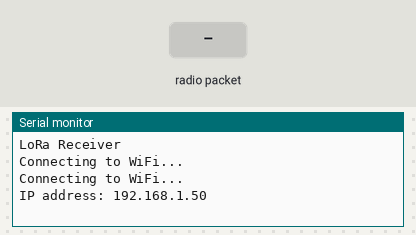
Simulated run of this program. Board: ESP8266 (NodeMCU). On the bench: the last lines printed to the serial monitor. The inputs (shaded band) are chosen by the test bench. WiFi joins after 1.5 s; servers stay silent unless stated; storage starts empty; no radio packets arrive unless stated.

Above: at 3.2 s.
3.3 s: radio packet "1" arrives
At 4.1 s:
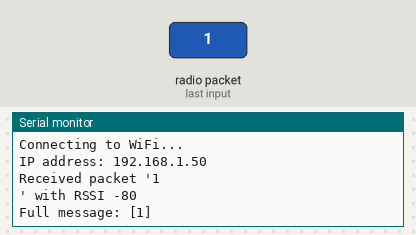
4.8 s: radio packet "0" arrives
At 5.3 s:
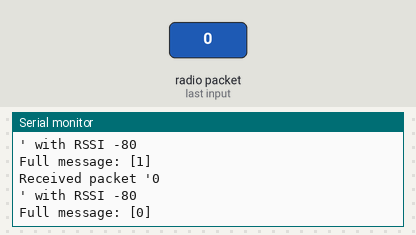

Measured:
- after the input at 3.3 s, the serial monitor: prints a new line at once (image 1)
- after the input at 4.8 s, the serial monitor: prints a new line at once (image 2)

The program:

main.cpp
```cpp
// Import required libraries
#include <ESP8266WiFi.h>
#include <ESPAsyncTCP.h>
#include <ESPAsyncWebServer.h>
#include <LittleFS.h>
#include <SPI.h>
#include <LoRa.h>
#include <string.h>

#define frequency 433E6

#define slaveSelect 15
#define reset 4
#define dio0 5


const char* ssid     = "BIZNET";
const char* password = "manyar33";

int index1 = 0;
char character = ' ';

String data = String("");


// Create AsyncWebServer object on port 80
AsyncWebServer server(80);

// Create an Event Source on /events
AsyncEventSource events("/events");


void configureEvents() {
  events.onConnect([](AsyncEventSourceClient *client){
    if(client->lastId()){
      Serial.printf("Client connections. Id: %u\n", client->lastId());
    }
    Serial.print("hello?");
    // and set reconnect delay to 1 second
    client->send("hello from ESP8266",NULL,millis(),1000);
  });
  server.addHandler(&events);
}

void setup(){
  // Serial port for debugging purposes
  Serial.begin(115200);

  // Initialize SPIFFS
  if(!LittleFS.begin()){
    Serial.println("An Error has occurred while mounting LittleFS");
    return;
  }

  Serial.println("LoRa Receiver");
  // LoRa.setPins(ss, reset, dio0);
  LoRa.setPins(slaveSelect, reset, dio0);
  if (!LoRa.begin(frequency)) {
    Serial.println("Starting LoRa failed!");
    while (1);
  }

  WiFi.begin(ssid, password);
  while (WiFi.status() != WL_CONNECTED) {
      delay(1000);
      Serial.println("Connecting to WiFi...");
    }

  Serial.print("IP address: ");
  Serial.println(WiFi.localIP());

  // Route for root / web page
  server.on("/", HTTP_GET, [](AsyncWebServerRequest *request){
    request->send(LittleFS, "/index.html", "text/html");
  });
  server.on("/assets/index-146e7c80.js", HTTP_GET, [](AsyncWebServerRequest *request){
    request->send(LittleFS, "assets/index-146e7c80.js", "text/javascript");
  });


  configureEvents();
  // Start server
  server.begin();
}

int counter = 0;
void loop(){
    int packetSize = LoRa.parsePacket();
    if (packetSize) {
      // received a packet
      Serial.print("Received packet '");

      // read packet
      while (LoRa.available()) {
        character = (char)LoRa.read();
        Serial.println(character);
        data = String(data + character);
      }

      // print RSSI of packet
      Serial.print("' with RSSI ");
      Serial.println(LoRa.packetRssi());
    }else if(data != ""){
      Serial.print("Full message: ");
      // String potato = String('['+ String((counter*2 + 50)) + ',' + ' ');
      // potato = String(potato  + String((counter + 30)) + ']');
      data = String('['+data+']');
      events.send(data.c_str());
      Serial.println(data);
      data.clear();
      index1 = 0;
      counter++;
    }
}
```
